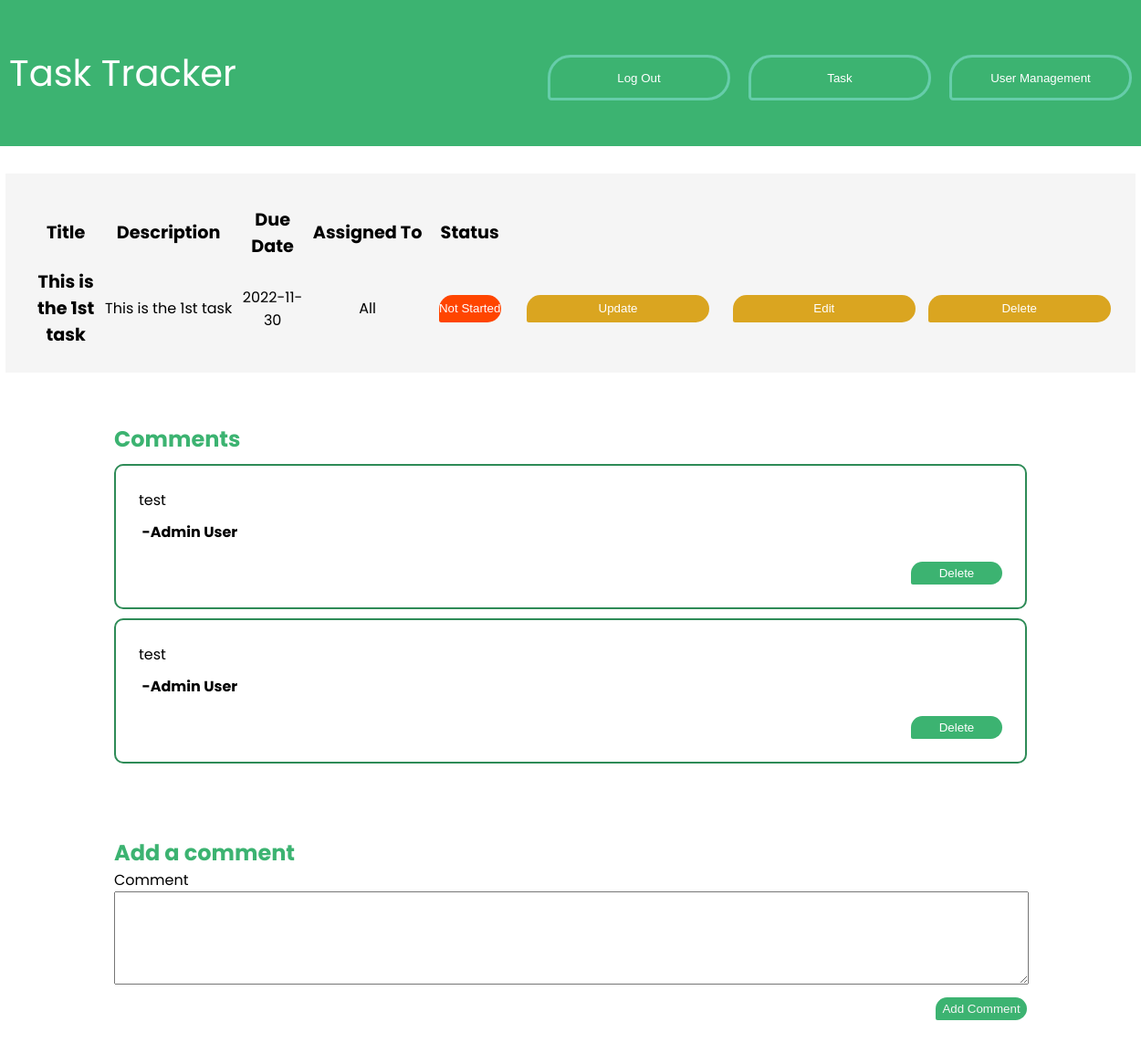
/viewTask/1 (signed in), run on the app's committed database.
### models.py (models this page shows, shortened)
class Todo(db.Model):
    id = db.Column(db.Integer, primary_key=True)
    title = db.Column(db.String(100))
    description = db.Column(db.String(4150))
    assigned = db.Column(db.String(100))
    due = db.Column(db.Date)
    complete = db.Column(db.Integer)
    createdBy = db.Column(db.Integer)
    comments = db.relationship("Comment", backref="comment", cascade="all, delete-orphan", lazy=True)

class Comment(db.Model):
    id = db.Column(db.Integer, primary_key=True)
    content = db.Column(db.VARCHAR, nullable=False)
    todo_id = db.Column(db.Integer, db.ForeignKey("todo.id"), nullable=False)
    user_id = db.Column(db.Integer, db.ForeignKey("user.id"), nullable=False)

class User(db.Model):
    id = db.Column(db.Integer, primary_key=True)
    name = db.Column(db.String(4150))
    email = db.Column(db.String(4150), unique=True)
    username = db.Column(db.String(100), unique=True)
    password = db.Column(db.String(100))
    access = db.Column(db.Boolean)  # True if admin, False otherwise
    pinnedTask = db.Column(db.String(4150))

### app.py (the view)
@app.route('/viewTask/<int:task_id>')
def view_task(task_id):
    global user
    user_list = User.query.all()
    if user == User:
        return redirect(url_for('login'))
    else:
        form = CommentForm()
        return render_template('viewTask.html', user=user, user_list=user_list,
                               todo=Todo.query.filter_by(id=task_id).first(), form=form)

### forms.py
class CommentForm(FlaskForm):
    class Meta:
        csrf = False
    comment = TextAreaField(validators=[Length(min=1)])
    submit = SubmitField('Add Comment')

### templates/viewTask.html (shortened to what this page needs)
<!DOCTYPE html>
<html lang="en">
<head>
    <link rel="stylesheet" href="{{ url_for('static',filename='main.css') }}">
</head>
<body>
<div class="index-wrapper">
    <a class="index-header" href="/">
        Task Tracker
    </a>
    <div class="top-contain">
        <a href="/logout">
            <button class="top-bar">Log Out</button>
        </a>
        <a href="/task">
            <button class="top-bar">Task</button>
        </a>
        <a href="/ViewUsers">
            <button class="top-bar">User Management</button>
        </a>
    </div>
</div>
<div id="todo" class="todo">
    <table>
        <thead>
        <th>Title</th>
        <th>Description</th>
        <th>Due Date</th>
        <th>Assigned To</th>
        <th>Status</th>
        <th></th>
        <th></th>
        </thead>
        <tbody>
        <tr>
            <td class="title">{{ todo.title }}</td>
            <td>{{ todo.description }}</td>
            <td>{{ todo.due }}</td>
            <td>{{ todo.assigned }}</td>
            <td>{% if todo.complete == 0 %}
                <button class="notStarted">Not Started</button>
            {% elif todo.complete == 1 %}
                <button class="inProgress">In Progress</button>
            {% else %}
                <button class="complete">Complete</button>
            {% endif %}</td>
            <td><a href="/update/{{ todo.id }}">
                <button class="task-button">Update</button>
            </a></td>
            {% if todo.createdBy == user.id or user.access == 1 %}
                <td><a href="/editTask/{{ todo.id }}">
                    <button class="task-button">Edit</button>
                </a></td>
                <td><a href="/delete/{{ todo.id }}">
                    <button class="task-button">Delete</button>
                </a></td>
            {% endif %}</tr>
        </tbody>
    </table>
</div>
{% if todo.comments %}
    {% if todo.comments|length > 0 %}
        <div class="comment-container"> <h2>Comments</h2>
        <div>
            {% for comment in todo.comments %}
                {% for commentUser in user_list %}
                    {% if commentUser.id==comment.user_id %}
                        <div class="comment-card">
                            <div>{{ comment.content }} </div>
                            <div><b>&nbsp;-{{ commentUser.name }}</b></div>
                            {% if user.access==1 or comment.user_id==user.id or todo.createdBy==user.id %}
                                <a href="/deleteComment/{{ comment.id }}">
                                    <button>Delete</button>
                                </a>{% endif %}</div>
                    {% endif %}
                {% endfor %}
            {% endfor %}
        </div>
    {% endif %}
{% endif %}
</div>
<form action="{{ url_for('new_comment', task_id=todo.id) }}" method="post">
    <div class="submit-container">
        <h2>Add a comment</h2>
        <div>
            {{ form.comment.label }} <br/> {{ form.comment }}
        </div>
        {{ form.submit }}
    </div>
</form>
</body>
</html>

### static/main.css (style rules this page uses)
h2 { color: mediumseagreen; font-family: 'Poppins', sans-serif; }
label:not(.ex) { display: block; float: left; width: 120px; font-family: 'Poppins', sans-serif; text-align: left; }
th { font-size: larger; height: 75px; width: 550px; font-family: 'Poppins', sans-serif; }
td { height: 75px; }
tbody { font-family: 'Poppins', sans-serif; }
td > a > button:not(.exclude) { width: 200px; height: 30px; background-color: goldenrod; border-style: none; color: white; }
a { text-decoration: none; }
.todo { text-align: center; background-color: whitesmoke; width: 95%; margin-left: auto; margin-right: auto; padding: 2%; }
.notStarted { background-color: orangered; border-style: none; color: white; height: 30px; width: 70%; border-radius: 30px 30px 30px 5px; }
.title { font-weight: bold; font-size: larger; }
.task-button { border-radius: 30px 30px 30px 5px; }
.top-bar { background-color: mediumseagreen; border-style: solid; border-color: mediumaquamarine; border-width: 3px; color: white; height: 50px; width: 200px; margin-right: 10px; margin-left: 10px; border-radius: 30px 30px 30px 5px; }
.top-contain { margin-top: 20px; display: flex; justify-content: center; }
.index-header { color: white; display: flex; justify-content: center; font-family: 'Poppins', sans-serif; font-size: 40px; padding: 10px; }
.index-wrapper { background-color: mediumseagreen; display: flex; padding: 40px; border-radius: 30px; width: 100%; justify-content: space-between; }
* { padding: 0px; margin: 0px; }
body { display: flex; flex-direction: column; align-items: center; gap: 30px }
input[type="submit"] { color: white; }
.comment-container { padding: 25px; width: 80vw; }
.comment-card { text-align: left; padding: 25px; display: flex; flex-direction: column; gap: 10px; border: 2px seagreen solid; border-radius: 10px 10px 10px 10px; margin-top: 10px; }
.comment-card > a { align-self: flex-end; font-family: 'Poppins', sans-serif; }
.comment-card > a > button { background-color: mediumseagreen; border-style: none; color: white; height: 25px; width: 100px; margin-top: 10px; border-radius: 30px 30px 30px 5px; }
.comment-card > div { font-family: 'Poppins', sans-serif; }
.submit-container { padding: 25px; width: 80vw; display: flex; flex-direction: column; }
.submit-container > input { background-color: mediumseagreen; border-style: none; color: whitesmoke; height: 25px; width: 100px; margin-top: 10px; border-radius: 30px 30px 30px 5px; align-self: flex-end; }
textarea { width: 80vw; height: 100px; }

### data on the page
Todo: title "This is the 1st task", description "This is the 1st task", due "2022-11-30", assigned "All"
Comment: content "test"
User: name "Admin User"
Comment: content "test"
